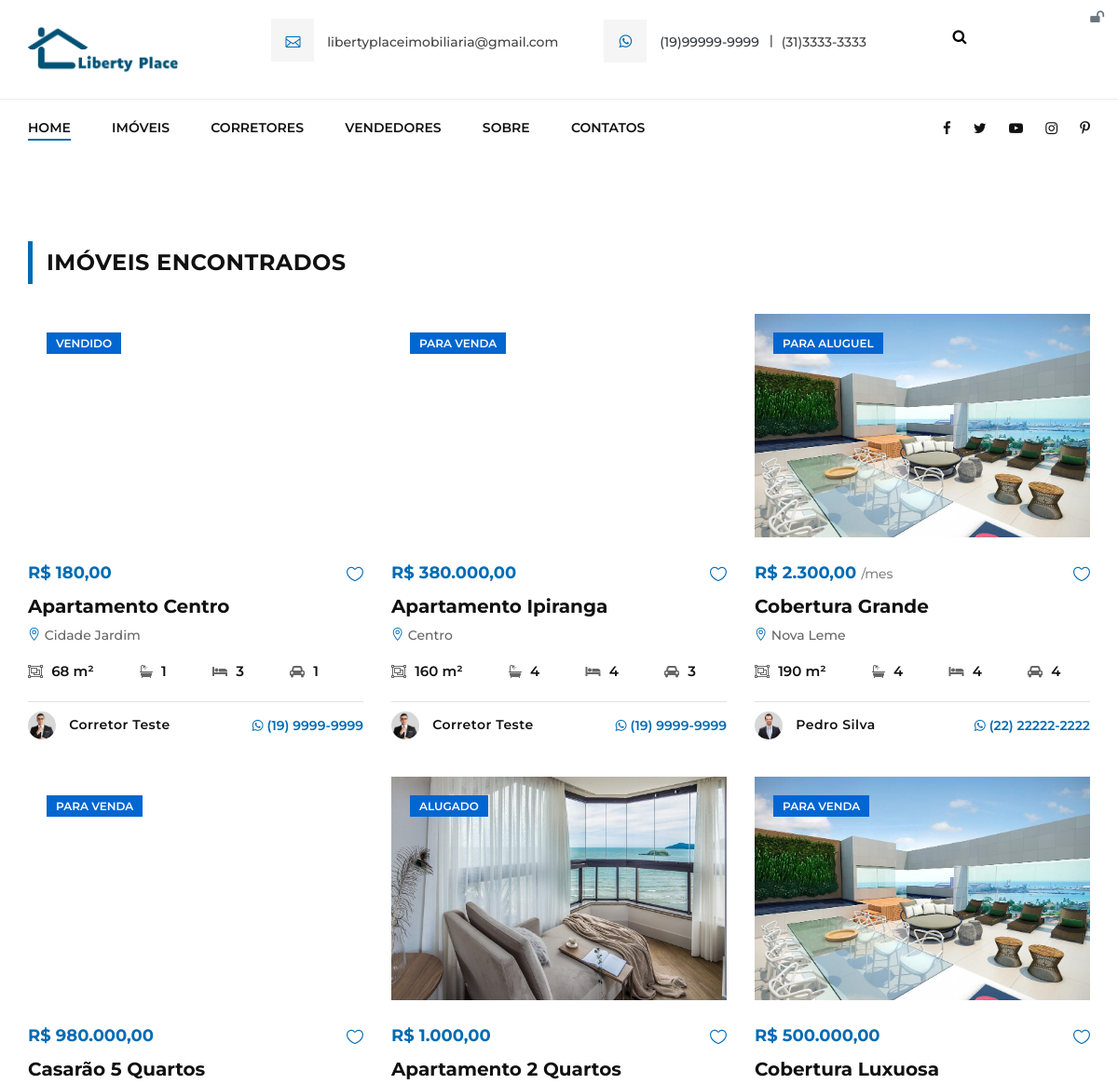
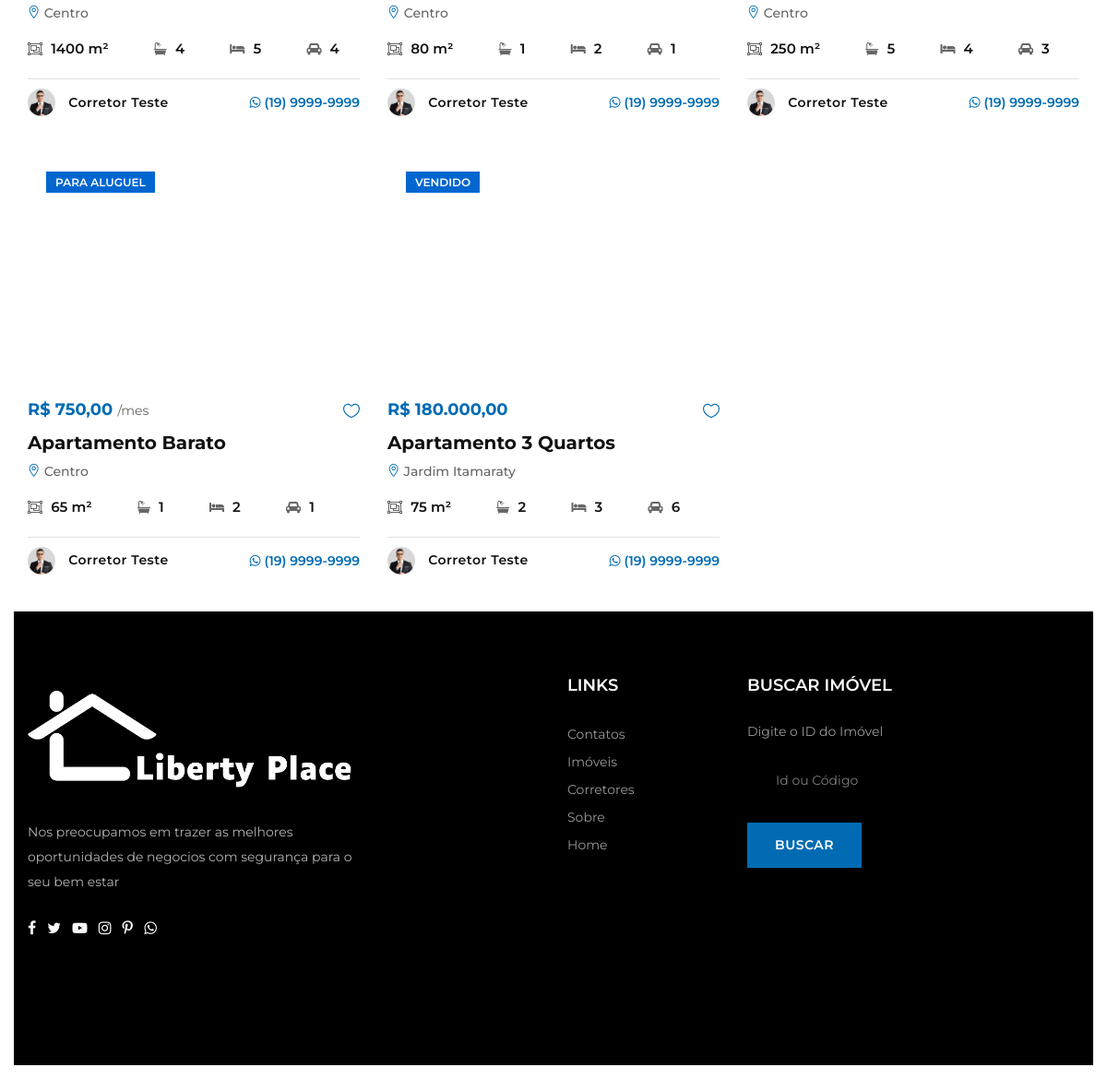
The page /imobiliaria/lista-imoveis.php?tipo-imovel=4 on the database its author committed (2 pictures, top to bottom).
### tables this page shows
CREATE TABLE `imoveis` (
  `id` int(11) NOT NULL,
  `vendedor` varchar(25) NOT NULL,
  `corretor` varchar(25) NOT NULL,
  `titulo` varchar(60) NOT NULL,
  `descricao` varchar(1000) NOT NULL,
  `tipo` int(11) NOT NULL,
  `cidade` int(11) NOT NULL,
  `bairro` int(11) NOT NULL,
  `valor` decimal(10,2) NOT NULL,
  `ano` int(11) NOT NULL,
  `visitas` int(11) NOT NULL,
  `area` int(11) NOT NULL,
  `quartos` int(11) NOT NULL,
  `banheiros` int(11) NOT NULL,
  `suites` int(11) NOT NULL,
  `garagens` int(11) NOT NULL,
  `piscinas` int(11) NOT NULL,
  `img_principal` varchar(100) NOT NULL,
  `img_planta` varchar(100) NOT NULL,
  `img_banner` varchar(100) NOT NULL,
  `endereco` varchar(100) NOT NULL,
  `status` varchar(25) NOT NULL,
  `condicao` varchar(20) NOT NULL
);

CREATE TABLE `bairros` (
  `id` int(11) NOT NULL,
  `nome` varchar(60) NOT NULL,
  `cidade` int(11) NOT NULL
);

CREATE TABLE `corretores` (
  `id` int(11) NOT NULL,
  `nome` varchar(50) NOT NULL,
  `cpf` varchar(20) NOT NULL,
  `telefone` varchar(15) NOT NULL,
  `email` varchar(50) NOT NULL,
  `endereco` varchar(100) NOT NULL,
  `foto` varchar(100) NOT NULL,
  `descricao` varchar(90) DEFAULT NULL,
  `twitter` varchar(150) DEFAULT NULL,
  `facebook` varchar(150) DEFAULT NULL,
  `corretor` tinyint(1) DEFAULT NULL,
  `creci` varchar(15) DEFAULT NULL
);

### imobiliaria/lista-imoveis.php (the view, shortened to what this page needs)
<?php
include_once("conexao.php");
include_once("cabecalho.php");
?>
<section class="property-section spad">
    <div class="container">
        <div class="row">
            <div class="col-lg-12">
                <div class="section-title">
                    <h4>IMÓVEIS ENCONTRADOS</h4>
                </div>
            </div>
        </div>
        <div class="row">
            <?php
                if (@$_GET['tipo-imovel'] != null) {
                        $idTipo = @$_GET['tipo-imovel'];
                        $res = $pdo->query("SELECT * FROM imoveis where tipo = '" . $idTipo . "' order by id desc ");
                    }
          $dados = $res->fetchAll(PDO::FETCH_ASSOC);
          for ($i=0; $i < count($dados); $i++) {
            $id = $dados[$i]['id'];
            $status = $dados[$i]['status'];
                        $imagem = $dados[$i]['img_banner'];
                        $valor = $dados[$i]['valor'];
                        $titulo = $dados[$i]['titulo'];
                        $bairro = $dados[$i]['bairro'];
                        $area = $dados[$i]['area'];
                        $quartos = $dados[$i]['quartos'];
                        $banheiros = $dados[$i]['banheiros'];
                        $garagens = $dados[$i]['garagens'];
                        $corretor = $dados[$i]['corretor'];
                         $res_2 = $pdo->query("SELECT * FROM corretores where cpf = '$corretor'");
            $dados_2 = $res_2->fetchAll(PDO::FETCH_ASSOC);
            $nomeCorretor = $dados_2[0]['nome'];
                            $telefoneCorretor = $dados_2[0]['telefone'];
                            $imgCorretor = $dados_2[0]['foto'];
            $res_2 = $pdo->query("SELECT * FROM bairros where id = '$bairro'");
            $dados_2 = $res_2->fetchAll(PDO::FETCH_ASSOC);
            $nomeBairro = $dados_2[0]['nome'];
            ?>
            <div class="col-lg-4 col-md-6 mix all house">
                <div class="property-item">
                    <a href="imovel-detalhes.php?id=<?php echo $id ?>">
                        <div class="pi-pic set-bg" data-setbg="sistema/img/imoveis/<?php echo $imagem ?>">
                            <div class="label <%=classe%>"><?php echo $status ?></div>
                        </div>
                    </a>
                    <div class="pi-text">
                        <a title="Enviar Mensagem" href="" data-toggle="modal" data-target="#modalMensagemImovel" class="heart-icon"><span class="icon_heart_alt"></span></a>
                        <div class="pt-price">R$ <?php echo number_format($valor, 2, ',', '.'); ?>
                            <?php if ($status=="Para Aluguel") {
                                    echo "<span>/mes</span>";
                                }?>
                        </div>
                        <h5><a href="imovel-detalhes.jsp?id=<?php echo $id ?>"><?php echo $titulo ?></a></h5>
                        <p><span class="icon_pin_alt"></span> <?php echo $nomeBairro ?></p>
                        <ul>
                            <li><i class="fa fa-object-group"></i> <?php echo $area ?> m²</li>
                            <li><i class="fa fa-bathtub"></i> <?php echo $banheiros ?></li>
                            <li><i class="fa fa-bed"></i> <?php echo $quartos ?></li>
                            <li><i class="fa fa-automobile"></i> <?php echo $garagens ?></li>
                        </ul>
                        <div class="pi-agent">
                            <div class="pa-item">
                                <div class="pa-info">
                                    <img src="sistema/img/profiles/<?php echo $imgCorretor ?>" alt="">
                                    <h6><?php echo $nomeCorretor ?></h6>
                                </div>
                                <div class="pa-text">
                                    <a class="cor-verde-template-link" target="_blank" href="http://api.whatsapp.com/send?1=pt_BR&phone=55<?php echo $telefoneCorretor ?>"><i class="fa fa-whatsapp"></i> <?php echo $telefoneCorretor ?> </a>
                                </div>
                            </div>
                        </div>
                    </div>
                </div>
            </div>
            <?php  }
           ?>
            <?php
include_once("rodape.php");
 ?>

### rows shown on the page
imoveis: status "VENDIDO", valor "180,00", titulo "Apartamento Centro", bairros.nome "Cidade Jardim", area "68", banheiros "1", quartos "3", garagens "1", corretores.foto (picture), corretores.nome "Corretor Teste", corretores.telefone "(19) 9999-9999"
imoveis: status "PARA VENDA", valor "380.000,00", titulo "Apartamento Ipiranga", bairros.nome "Centro", area "160", banheiros "4", quartos "4", garagens "3", corretores.foto (picture), corretores.nome "Corretor Teste", corretores.telefone "(19) 9999-9999"
imoveis: status "PARA ALUGUEL", valor "2.300,00", shows "/mes", titulo "Cobertura Grande", bairros.nome "Nova Leme", area "190", banheiros "4", quartos "4", garagens "4", corretores.foto (picture), corretores.nome "Pedro Silva", corretores.telefone "(22) 22222-2222"
imoveis: status "PARA VENDA", valor "980.000,00", titulo "Casarão 5 Quartos", bairros.nome "Centro", area "1400", banheiros "4", quartos "5", garagens "4", corretores.foto (picture), corretores.nome "Corretor Teste", corretores.telefone "(19) 9999-9999"
imoveis: shows a picture, status "ALUGADO", valor "1.000,00", titulo "Apartamento 2 Quartos", bairros.nome "Centro", area "80", banheiros "1", quartos "2", garagens "1", corretores.foto (picture), corretores.nome "Corretor Teste", corretores.telefone "(19) 9999-9999"
imoveis: status "PARA VENDA", valor "500.000,00", titulo "Cobertura Luxuosa", bairros.nome "Centro", area "250", banheiros "5", quartos "4", garagens "3", corretores.foto (picture), corretores.nome "Corretor Teste", corretores.telefone "(19) 9999-9999"
imoveis: status "PARA ALUGUEL", valor "750,00", shows "/mes", titulo "Apartamento Barato", bairros.nome "Centro", area "65", banheiros "1", quartos "2", garagens "1", corretores.foto (picture), corretores.nome "Corretor Teste", corretores.telefone "(19) 9999-9999"
imoveis: status "VENDIDO", valor "180.000,00", titulo "Apartamento 3 Quartos", bairros.nome "Jardim Itamaraty", area "75", banheiros "2", quartos "3", garagens "6", corretores.foto (picture), corretores.nome "Corretor Teste", corretores.telefone "(19) 9999-9999"

### other values the page prints
$email "libertyplaceimobiliaria@gmail.com"
$whatsapp "(19)99999-9999"
$telfixo "(31)3333-3333"
